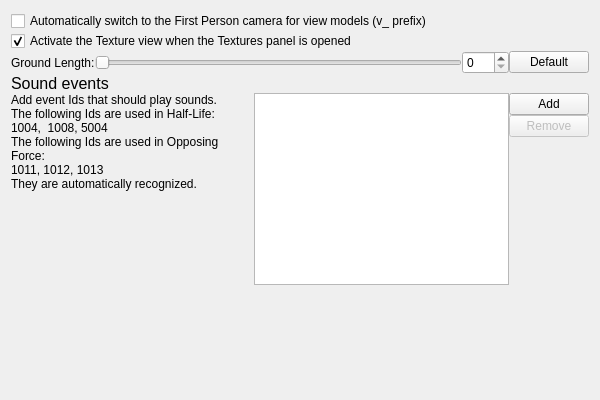
<?xml version="1.0" encoding="UTF-8"?>
<ui version="4.0">
 <class>OptionsPageStudioModel</class>
 <widget class="QWidget" name="OptionsPageStudioModel">
  <property name="geometry">
   <rect>
    <x>0</x>
    <y>0</y>
    <width>600</width>
    <height>400</height>
   </rect>
  </property>
  <property name="windowTitle">
   <string>Form</string>
  </property>
  <layout class="QVBoxLayout" name="verticalLayout">
   <property name="spacing">
    <number>0</number>
   </property>
   <item>
    <layout class="QGridLayout" name="gridLayout_3">
     <property name="bottomMargin">
      <number>0</number>
     </property>
     <item row="1" column="0" colspan="4">
      <widget class="QCheckBox" name="ActivateTextureViewWhenTexturesPanelOpened">
       <property name="text">
        <string>Activate the Texture view when the Textures panel is opened</string>
       </property>
       <property name="checked">
        <bool>true</bool>
       </property>
      </widget>
     </item>
     <item row="0" column="0" colspan="4">
      <widget class="QCheckBox" name="AutodetectViewmodels">
       <property name="text">
        <string>Automatically switch to the First Person camera for view models (v_ prefix)</string>
       </property>
      </widget>
     </item>
     <item row="2" column="0">
      <widget class="QLabel" name="label">
       <property name="text">
        <string>Ground Length:</string>
       </property>
      </widget>
     </item>
     <item row="2" column="3">
      <widget class="QPushButton" name="ResetGroundLength">
       <property name="text">
        <string>Default</string>
       </property>
      </widget>
     </item>
     <item row="2" column="2">
      <widget class="QSpinBox" name="GroundLengthSpinner">
       <property name="maximum">
        <number>100</number>
       </property>
      </widget>
     </item>
     <item row="2" column="1">
      <widget class="QSlider" name="GroundLengthSlider">
       <property name="orientation">
        <enum>Qt::Horizontal</enum>
       </property>
      </widget>
     </item>
    </layout>
   </item>
   <item>
    <widget class="QLabel" name="label_2">
     <property name="font">
      <font>
       <pointsize>12</pointsize>
      </font>
     </property>
     <property name="text">
      <string>Sound events</string>
     </property>
    </widget>
   </item>
   <item>
    <layout class="QGridLayout" name="gridLayout">
     <property name="rightMargin">
      <number>0</number>
     </property>
     <item row="0" column="1" rowspan="3">
      <widget class="QListView" name="SoundEventIds">
       <property name="selectionMode">
        <enum>QAbstractItemView::ExtendedSelection</enum>
       </property>
      </widget>
     </item>
     <item row="0" column="2">
      <widget class="QPushButton" name="AddSoundEventId">
       <property name="enabled">
        <bool>true</bool>
       </property>
       <property name="text">
        <string>Add</string>
       </property>
      </widget>
     </item>
     <item row="2" column="2">
      <spacer name="verticalSpacer_2">
       <property name="orientation">
        <enum>Qt::Vertical</enum>
       </property>
       <property name="sizeHint" stdset="0">
        <size>
         <width>20</width>
         <height>40</height>
        </size>
       </property>
      </spacer>
     </item>
     <item row="1" column="2">
      <widget class="QPushButton" name="RemoveSoundEventId">
       <property name="enabled">
        <bool>false</bool>
       </property>
       <property name="text">
        <string>Remove</string>
       </property>
      </widget>
     </item>
     <item row="0" column="0" rowspan="3">
      <widget class="QLabel" name="label_3">
       <property name="text">
        <string>Add event Ids that should play sounds.
The following Ids are used in Half-Life:
1004,  1008, 5004
The following Ids are used in Opposing Force:
1011, 1012, 1013
They are automatically recognized.</string>
       </property>
       <property name="alignment">
        <set>Qt::AlignLeading|Qt::AlignLeft|Qt::AlignTop</set>
       </property>
       <property name="wordWrap">
        <bool>true</bool>
       </property>
      </widget>
     </item>
    </layout>
   </item>
   <item>
    <spacer name="verticalSpacer">
     <property name="orientation">
      <enum>Qt::Vertical</enum>
     </property>
     <property name="sizeHint" stdset="0">
      <size>
       <width>20</width>
       <height>0</height>
      </size>
     </property>
    </spacer>
   </item>
  </layout>
 </widget>
 <resources/>
 <connections/>
</ui>
